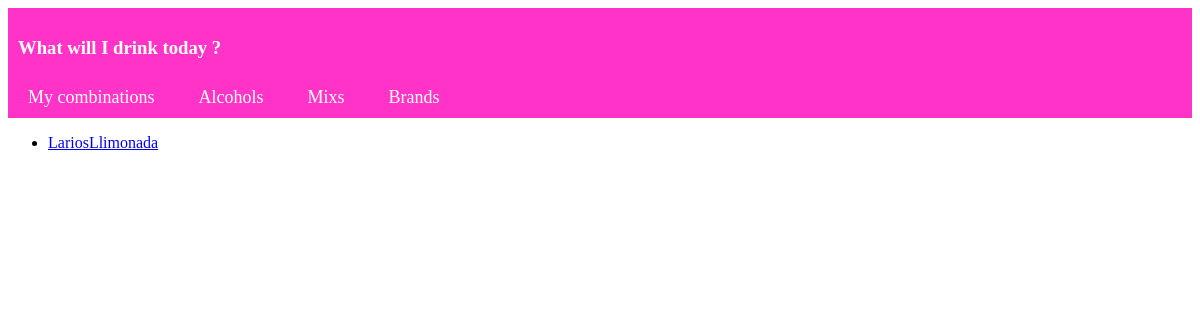
/, run on an earlier commit of the app's database.
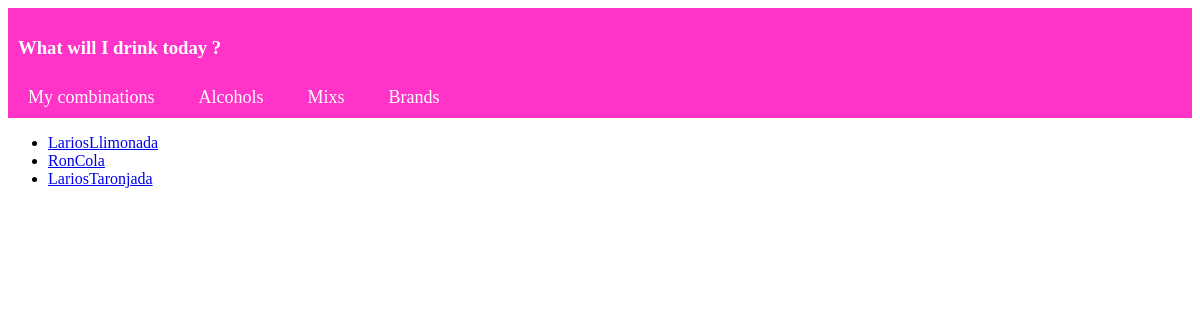
And on a later commit of the database.
### web/models.py (models this page shows, shortened)
class Combination(models.Model):
    name = models.CharField(max_length=200)
    alcohol = models.ForeignKey(Alcohol, on_delete=models.CASCADE)
    mix = models.ForeignKey(Mix, on_delete=models.CASCADE)

### web/views.py (the view)
# urls.py: path('', web.views.principal, name='Principal'),
def principal(request):
    combinations = Combination.objects.all()
    return render(request, 'web/index.html', {"combinations": combinations})

### web/templates/web/index.html (shortened to what this page needs)
  <header>
    <nav>
      <h3 class="tittle">What will I drink today ?</h3>
      <ul>
        <li><a href="http://127.0.0.1:8000/">My combinations</a></li>
        <li><a href="http://127.0.0.1:8000/alcohol.html">Alcohols</a></li>
        <li><a href="http://127.0.0.1:8000/mix.html">Mixs</a></li>
        <li><a href="http://127.0.0.1:8000/brand.html">Brands</a></li>
      </ul>
    </nav>
  </header>
<body ><ul>
  {% for combination in combinations %}
  <li><a href={% url 'Combination' combination.id %}>{{ combination.name }}</a></li>
  {% endfor %}
</ul></body>

What changed in the data, as far as the page shows it:
added Combination: name "RonCola"
added Combination: name "LariosTaronjada"
